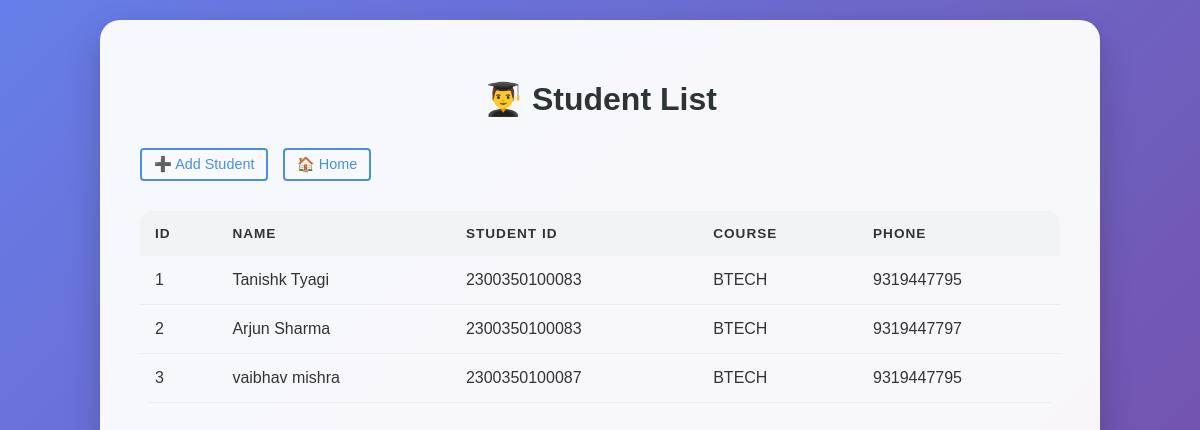
/students (signed in), run on the app's committed database.
### tables this page shows
CREATE TABLE students(
        id INTEGER PRIMARY KEY AUTOINCREMENT,
        name TEXT,
        student_id TEXT,
        course TEXT,
        phone TEXT
    );

### app.py (the view)
@app.route('/students')
def students():
    if 'user' not in session:
     return redirect('/login')
    conn = sqlite3.connect('database.db')
    c = conn.cursor()
    c.execute("SELECT * FROM students")
    data = c.fetchall()
    conn.close()
    return render_template('students.html', students=data)

### templates/students.html (shortened to what this page needs)
<!DOCTYPE html>
<html>
<head>
    <link rel="stylesheet" href="{{ url_for('static', filename='homestyle.css') }}">
</head>
<body>
<div class="container">
    <h1>👨‍🎓 Student List</h1>
    <a class="btn" href="/add_student">➕ Add Student</a>
    <a class="btn" href="/">🏠 Home</a>
    <table>
        <tr>
            <th>ID</th>
            <th>Name</th>
            <th>Student ID</th>
            <th>Course</th>
            <th>Phone</th>
        </tr>
        {% for s in students %}
        <tr>
            <td>{{ s[0] }}</td>
            <td>{{ s[1] }}</td>
            <td>{{ s[2] }}</td>
            <td>{{ s[3] }}</td>
            <td>{{ s[4] }}</td>
        </tr>
        {% endfor %}
    </table>
</div>
</body>
</html>

### static/homestyle.css (style rules this page uses)
:root { --primary-color: #4a90e2; --success-color: #2ecc71; --danger-color: #e74c3c; --warning-color: #f1c40f; --bg-gradient: linear-gradient(135deg, #667eea 0%, #764ba2 100%); --glass-bg: rgba(255, 255, 255, 0.95); }
* { margin:0; padding:0; box-sizing:border-box; font-family: Arial, Helvetica, sans-serif; }
body { font-family: 'Poppins', sans-serif; background: var(--bg-gradient); min-height: 100vh; margin: 0; padding: 20px; display: flex; justify-content: center; color: #333; }
.container { width: 90%; max-width: 1000px; background: var(--glass-bg); padding: 40px; border-radius: 20px; box-shadow: 0 15px 35px rgba(0,0,0,0.2); animation: slideUp 0.8s ease-out; }
h1 { text-align: center; color: #2d3436; margin-bottom: 30px; font-weight: 600; }
.btn { display: inline-block; padding: 10px 20px; margin-right: 10px; text-decoration: none; border-radius: 8px; transition: all 0.3s ease; font-weight: 500; background: #f8f9fa; color: var(--primary-color); border: 2px solid var(--primary-color); }
table { width: 100%; border-collapse: collapse; margin-top: 30px; overflow: hidden; border-radius: 12px; }
th { background: #f1f3f5; padding: 15px; text-align: left; text-transform: uppercase; font-size: 0.85rem; letter-spacing: 1px; }
td { padding: 15px; border-bottom: 1px solid #eee; }
.container { position: relative; padding-top: 60px; }
.btn { text-decoration: none; padding: 6px 12px; border-radius: 4px; font-size: 0.9rem; font-weight: 500; display: inline-block; }

### data on the page
students: id "1", name "Tanishk Tyagi", student "2300350100083", course "BTECH", phone "9319447795"
students: id "2", name "Arjun Sharma", student "2300350100083", course "BTECH", phone "9319447797"
students: id "3", name "vaibhav mishra", student "2300350100087", course "BTECH", phone "9319447795"
